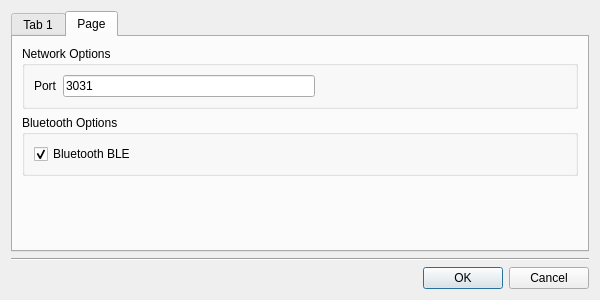
<?xml version="1.0" encoding="UTF-8"?>
<ui version="4.0">
 <class>SettingsWidget</class>
 <widget class="QWidget" name="SettingsWidget">
  <property name="geometry">
   <rect>
    <x>0</x>
    <y>0</y>
    <width>600</width>
    <height>300</height>
   </rect>
  </property>
  <property name="windowTitle">
   <string>Settings</string>
  </property>
  <layout class="QVBoxLayout" name="verticalLayout">
   <item>
    <widget class="QTabWidget" name="tabWidget">
     <property name="currentIndex">
      <number>1</number>
     </property>
     <widget class="QWidget" name="uiTab">
      <attribute name="title">
       <string>Tab 1</string>
      </attribute>
      <layout class="QVBoxLayout" name="verticalLayout_2">
       <item>
        <widget class="QGroupBox" name="groupBox">
         <property name="title">
          <string>Theme</string>
         </property>
         <layout class="QVBoxLayout" name="verticalLayout_3">
          <item>
           <widget class="QRadioButton" name="nativeButton">
            <property name="text">
             <string>Native</string>
            </property>
           </widget>
          </item>
          <item>
           <widget class="QRadioButton" name="lightButton">
            <property name="text">
             <string>Light</string>
            </property>
           </widget>
          </item>
          <item>
           <widget class="QRadioButton" name="darkButton">
            <property name="text">
             <string>Dark</string>
            </property>
           </widget>
          </item>
         </layout>
        </widget>
       </item>
       <item>
        <spacer name="verticalSpacer">
         <property name="orientation">
          <enum>Qt::Vertical</enum>
         </property>
         <property name="sizeHint" stdset="0">
          <size>
           <width>20</width>
           <height>40</height>
          </size>
         </property>
        </spacer>
       </item>
      </layout>
     </widget>
     <widget class="QWidget" name="networkTab">
      <attribute name="title">
       <string>Page</string>
      </attribute>
      <layout class="QVBoxLayout" name="verticalLayout_4">
       <item>
        <widget class="QGroupBox" name="groupBox_2">
         <property name="title">
          <string>Network Options</string>
         </property>
         <layout class="QHBoxLayout" name="horizontalLayout">
          <item>
           <widget class="QLabel" name="label">
            <property name="text">
             <string>Port</string>
            </property>
           </widget>
          </item>
          <item>
           <widget class="QLineEdit" name="portEdit">
            <property name="text">
             <string>3031</string>
            </property>
           </widget>
          </item>
          <item>
           <spacer name="horizontalSpacer">
            <property name="orientation">
             <enum>Qt::Horizontal</enum>
            </property>
            <property name="sizeHint" stdset="0">
             <size>
              <width>40</width>
              <height>20</height>
             </size>
            </property>
           </spacer>
          </item>
         </layout>
        </widget>
       </item>
       <item>
        <widget class="QGroupBox" name="groupBox_3">
         <property name="title">
          <string>Bluetooth Options</string>
         </property>
         <layout class="QVBoxLayout" name="verticalLayout_5">
          <item>
           <widget class="QCheckBox" name="bluetoothBleCheckBox">
            <property name="text">
             <string>Bluetooth BLE</string>
            </property>
            <property name="checked">
             <bool>true</bool>
            </property>
           </widget>
          </item>
         </layout>
        </widget>
       </item>
       <item>
        <spacer name="verticalSpacer_2">
         <property name="orientation">
          <enum>Qt::Vertical</enum>
         </property>
         <property name="sizeHint" stdset="0">
          <size>
           <width>20</width>
           <height>40</height>
          </size>
         </property>
        </spacer>
       </item>
      </layout>
     </widget>
    </widget>
   </item>
   <item>
    <widget class="Line" name="line">
     <property name="orientation">
      <enum>Qt::Horizontal</enum>
     </property>
    </widget>
   </item>
   <item>
    <widget class="QDialogButtonBox" name="buttonBox">
     <property name="standardButtons">
      <set>QDialogButtonBox::Cancel|QDialogButtonBox::Ok</set>
     </property>
    </widget>
   </item>
  </layout>
 </widget>
 <resources/>
 <connections/>
</ui>
